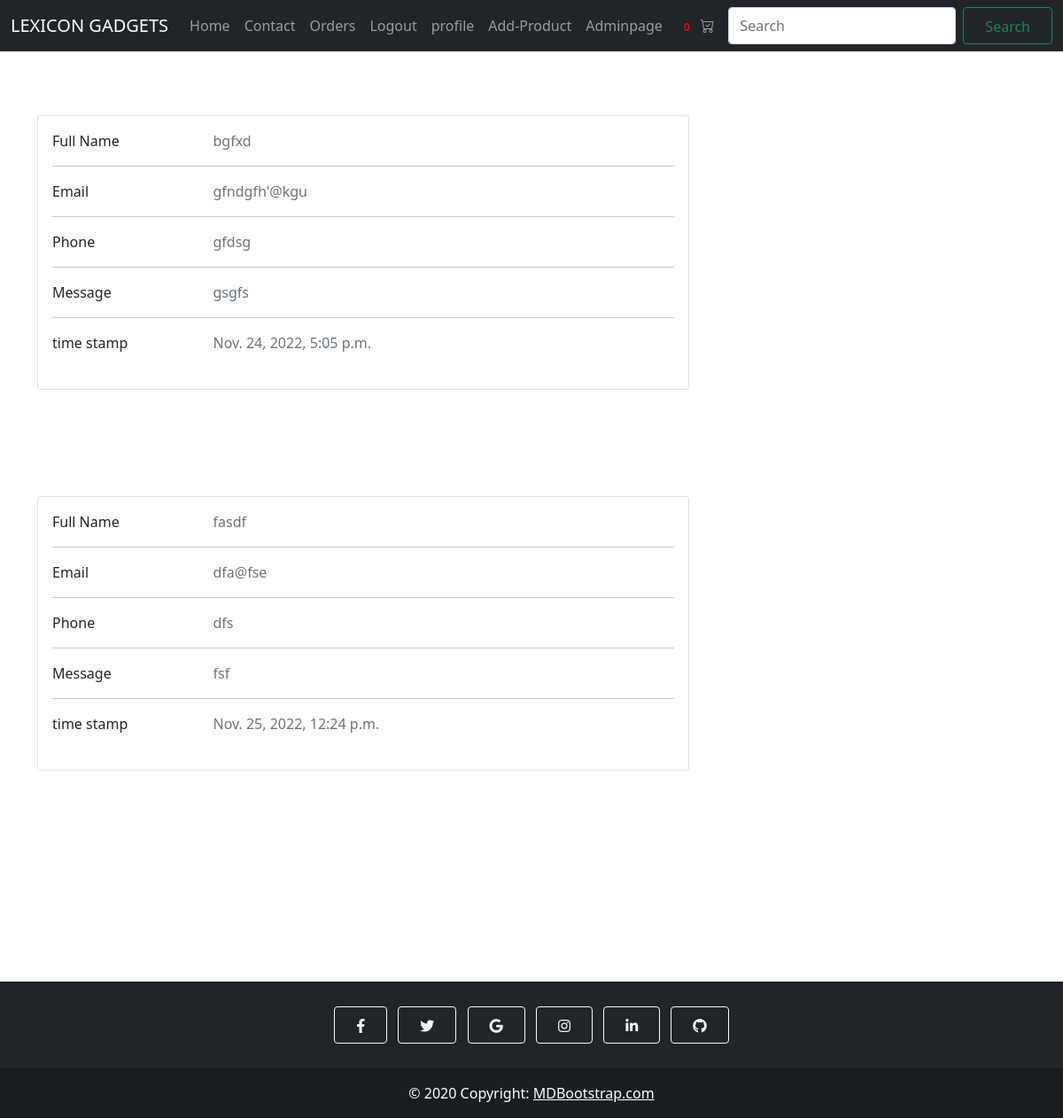
Screenshot of /adminpage/contact/ (signed in) with the database file from the repository.
### lexiconapp/models.py (models this page shows, shortened)
class Contact(models.Model):
    name = models.CharField(max_length=30)
    email = models.EmailField(max_length=30)
    phone = models.CharField(max_length=10)
    message = models.TextField()
    timeStamp = models.DateTimeField(auto_now_add=True, blank=True)

### lexiconapp/views.py (the view)
# urls.py: path('adminpage/contact/', views.contactall, name='adminpagecontact'),
@user_passes_test(check_admin, login_url='/login')
def contactall(request):
    contacts = Contact.objects.all()
    context = {
        'contacts': contacts,
    }
    return render(request, 'lexiconapp/contactall.html', context)

### lexiconapp/templatetags/cart_template_tags.py (called while the page is built)
@register.filter
def cart_item_count(user):
    if user.is_authenticated:
        qs = BasketOrder.objects.filter(user=user, complete=False)
        if qs.exists():
            return qs[0].items.count()
    return 0

### lexiconapp/views.py (called while the page is built)
def check_admin(user):
    return user.is_superuser

### templates/lexiconapp/contactall.html (shortened to what this page needs)
{% extends 'lexiconapp/base.html' %} {% load crispy_forms_tags %} {% block body_block %}
{% for contact in contacts %}
<section >
  <div class="container py-5">
    <div class="row">
      <div class="col-lg-8">
        <div class="card mb-4">
          <div class="card-body">
            <div class="row">
              <div class="col-sm-3">
                <p class="mb-0">Full Name</p>
              </div>
              <div class="col-sm-9">
                <p class="text-muted mb-0">{{ contact.name }}</p>
              </div>
            </div>
            <hr />
            <div class="row">
              <div class="col-sm-3">
                <p class="mb-0">Email</p>
              </div>
              <div class="col-sm-9">
                <p class="text-muted mb-0">{{ contact.email }}</p>
              </div>
            </div>
            <hr />
            <div class="row">
              <div class="col-sm-3">
                <p class="mb-0">Phone</p>
              </div>
              <div class="col-sm-9">
                <p class="text-muted mb-0">{{ contact.phone }}</p>
              </div>
            </div>
            <hr />
            <div class="row">
              <div class="col-sm-3">
                <p class="mb-0">Message</p>
              </div>
              <div class="col-sm-9">
                <p class="text-muted mb-0">{{ contact.message }}</p>
              </div>
            </div>
            <hr />
            <div class="row">
              <div class="col-sm-3">
                <p class="mb-0">time stamp</p>
              </div>
              <div class="col-sm-9">
                <p class="text-muted mb-0">{{ contact.timeStamp }}</p>
              </div>
            </div>
            <br>
          </div>
        </div>
        </div>
      </div>
    </div>
  </div>
{% endfor %}
{% endblock %}

### templates/lexiconapp/base.html (shortened to what this page needs)
<!DOCTYPE html>
{% load cart_template_tags %}
{% load static %}
<html>
  <head>
    <link
      rel="stylesheet"
      href="https://cdn.jsdelivr.net/npm/bootstrap-icons@1.5.0/font/bootstrap-icons.css"
    />
    <link
      rel="stylesheet"
      href="https://cdnjs.cloudflare.com/ajax/libs/twitter-bootstrap/5.0.0-beta3/css/bootstrap.min.css"
    />
    <link rel="stylesheet" href="https://cdnjs.cloudflare.com/ajax/libs/font-awesome/5.15.2/css/all.min.css" />
    <link rel="stylesheet" href="{% static 'css/index.css' %}" />
  </head>
  <body  >
   <div>
    <nav  class="navbar navbar-expand-lg navbar-dark bg-dark sticky-top" >
      <div class="container-fluid">
        <a class="navbar-brand" href="#">LEXICON GADGETS</a>
        <div class="collapse navbar-collapse" id="navbarSupportedContent">
          <ul class="navbar-nav me-auto mb-2 mb-lg-0">
            <li class="nav-item">
              <a class="nav-link" href="{% url 'card' %}">Home</a>
            </li>
            <li class="nav-item">
              <a class="nav-link" href="{% url 'contact' %}">Contact</a>
            </li>
            {% if user.is_authenticated %}
            <li class="nav-item">
              <a class="nav-link" href="{% url 'orders' %}">Orders</a>
            </li>
          <li class="nav-item">
            <a class="nav-link" href="{% url 'userlogout' %}">Logout</a>
          </li>
           <li class="nav-item">
              <a class="nav-link" href="{% url 'profile' %}">profile</a>
            </li>
            {% endif %}
            {% if user.is_superuser %}
            <li class="nav-item">
              <a class="nav-link" href="{% url 'add' %}">Add-Product</a>
            </li>
            <li class="nav-item">
              <a class="nav-link" href="{% url 'adminpage' %}">Adminpage</a>
            </li>
            {% endif %}
            {% if user.is_authenticated %}
             <li class="nav-item">
              <a  href="{% url 'order-summary' %}" class="nav-link waves-effect">
                <span class="badge red z-depth-1 mr-1" style="color:red;">{{ request.user|cart_item_count }} </span>
                <i class="bi bi-cart-check"></i>
              </a>
            </li>
            {% endif %}
          </ul>
          <form class="d-flex" methode="post" action="/search">
            <input
              class="form-control me-2"
              type="search"
              name="query"
              id="query"
              placeholder="Search"
              aria-label="Search"
            />
            <button class="btn btn-outline-success" type="submit">
              Search
            </button>
          </form>
        </div>
      </div>
    </nav>
    <br>
    <div >
      {% block body_block %}
      {% endblock %}
   <footer class="bg-dark text-center text-white">
    <div class="container p-4 pb-0">
      <section class="mb-4">
        <a class="btn btn-outline-light btn-floating m-1" href="#!" role="button"
          ><i class="fab fa-facebook-f"></i
        ></a>
        <a class="btn btn-outline-light btn-floating m-1" href="#!" role="button"
          ><i class="fab fa-twitter"></i
        ></a>
        <a class="btn btn-outline-light btn-floating m-1" href="#!" role="button"
          ><i class="fab fa-google"></i
        ></a>
        <a class="btn btn-outline-light btn-floating m-1" href="#!" role="button"
          ><i class="fab fa-instagram"></i
        ></a>
        <a class="btn btn-outline-light btn-floating m-1" href="#!" role="button"
          ><i class="fab fa-linkedin-in"></i
        ></a>
        <a class="btn btn-outline-light btn-floating m-1" href="#!" role="button"
          ><i class="fab fa-github"></i
        ></a>
      </section>
    </div>
    <div class="text-center p-3" style="background-color: rgba(0, 0, 0, 0.2);">
      © 2020 Copyright:
      <a class="text-white" href="https://mdbootstrap.com/">MDBootstrap.com</a>
    </div>
  </footer>
  </body>
<html lang="en">
</html>

### static/css/index.css (style rules this page uses)
.btn { padding: .55rem 1.5rem .45rem; }
html { position: relative; min-height: 100%; padding-bottom: 160px; }
body { margin-bottom: 160px; }
footer { position: absolute; bottom: 0; width: 100%; overflow: hidden; }

### rows the page displays
Contact: name "bgfxd", email "gfndgfh'@kgu", phone "gfdsg", message "gsgfs", timeStamp "Nov. 24, 2022, 5:05 p.m."
Contact: name "fasdf", email "dfa@fse", phone "dfs", message "fsf", timeStamp "Nov. 25, 2022, 12:24 p.m."

### other values shown
{{ request.user|cart_item_count }} "0"
